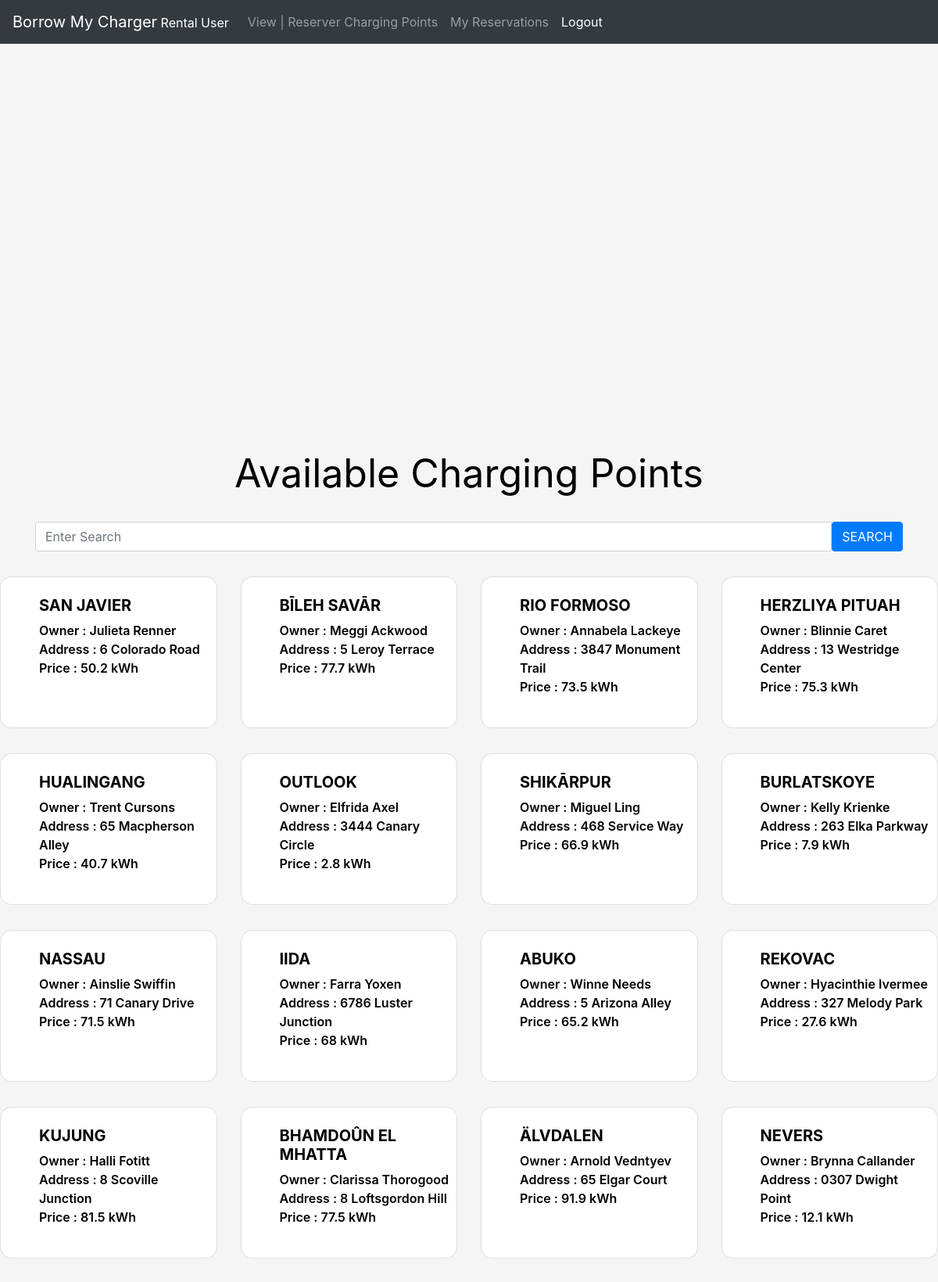
/BorrowMyCharger/view/select_charging_point.php (upper part), run on the app's committed database.
### tables this page shows
create table charging_point (
	id INT AUTO_INCREMENT primary key,
	lat VARCHAR(50),
	lng VARCHAR(50),
    address VARCHAR(50),
	price float,
	city VARCHAR(50),
    home_owner_id INT,
    
	CONSTRAINT fk_home_owner FOREIGN KEY(home_owner_id) references home_owner(HOid)
);

create table home_owner (
	HOid INT AUTO_INCREMENT primary key,
	HOUserName VARCHAR(50),
	HOFullName VARCHAR(100),
	HOPassword VARCHAR(50)
    
);

### BorrowMyCharger/model/chargingPoint.php (called while the page is built, shortened)
<?php
    function list_locations($search) {
        $conn = mysqli_connect('localhost','root','1234','borrowmycharger');
        if($search == 0){
            $query1 = "SELECT * FROM charging_point, home_owner WHERE charging_point.home_owner_id = home_owner.HOid ORDER BY id";
        }else{
            $query1 = "SELECT * FROM charging_point c, home_owner h WHERE c.home_owner_id = h.HOid AND c.address LIKE '%$search%' OR c.city LIKE '%$search%' GROUP BY id";
        }
        $ShowResult = mysqli_query($conn, $query1);
        if($ShowResult){
          return $ShowResult;
        }
    }
?>

### BorrowMyCharger/view/select_charging_point.php (the view, shortened to what this page needs)
<html>
<head>
  <?php require('../model/chargingPoint.php'); ?>
<body>
  <nav class="navbar navbar-expand-lg navbar-dark bg-dark">
    <a class="navbar-brand" href="">Borrow My Charger<Small> Rental User</Small></a>
    <div class="collapse navbar-collapse" id="navbarNavDropdown">
      <ul class="navbar-nav">
        <li class="nav-item">
          <a class="nav-link" href="select_charging_point.php?action2=list_charging_points">View | Reserver Charging Points</a>
        </li>
        <li class="nav-item">
          <a class="nav-link" href="my_reservations_rental_user.php">My Reservations</a>
        </li>
        <li class="nav-item active">
          <a class="nav-link" href="logout.php">Logout</a>
        </li>
      </ul>
    </div>
  </nav>
  <div class="container-fluid">
    <div id="map"></div>
  </div>
    <?php
    $search = 0;
    ?>
  <link rel="stylesheet" href="https://cdn.jsdelivr.net/npm/bootstrap@4.4.1/dist/css/bootstrap.min.css">
  <link rel="stylesheet" href="css/cardview.css">
  <div class="container">
    <div class="my-4 pt-5" style="color: black; text-align: center; font-size: 50px;">Available Charging Points</div>
    <form action="search_charging_point.php" method="post">
      <div class="input-group">
        <input type="text" name="searchText" class="form-control d-inline" id="searchText" placeholder="Enter Search">
        <button class="btn d-inline btn-primary text-uppercase fw-bold " type="submit">Search</button>
      </div>
    </form>
  </div>
  <?php
  $charging_points_result = list_locations($search);
  $charging_points = $charging_points_result->fetch_all(MYSQLI_ASSOC);
  $items_per_page = 100;
  function display_charging_points($charging_points, $page, $items_per_page)
  {
    $start = ($page - 1) * $items_per_page;
    $end = min($start + $items_per_page, count($charging_points));
    for ($i = $start; $i < $end; $i++) {
      $charging_point = $charging_points[$i];
  ?>
      <div class="col-3 my-3">
        <a href="book_charging_point.php?cid=<?= $charging_point['id'] ?>&amount=<?= $charging_point['price'] ?>" style="text-decoration: none; color: black;">
          <div class="card h-100 ">
            <div class="row">
              <div class="card_text pl-5 p-2">
                <h5 class="cardTitle"><?= $charging_point['city'] ?></h5>
                <div class="cardtextBold">
                  Owner : <div class="d-inline cardtextNormal">
                    <?= $charging_point['HOFullName'] ?>
                  </div>
                </div>
                <div class="cardtextBold">
                  Address : <div class="d-inline cardtextNormal">
                    <?= $charging_point['address'] ?>
                  </div>
                </div>
                <div class="cardtextBold">
                  Price : <div class="d-inline cardtextNormal">
                    <?= $charging_point['price'] ?> kWh
                  </div>
                </div>
              </div>
            </div>
          </div>
        </a>
      </div>
  <?php
    }
  }
  ?>
  <div class="row" id="charging_points_container">
    <?php display_charging_points($charging_points, 1, $items_per_page); ?>
  </div>
</body>
</html>

### BorrowMyCharger/view/css/cardview.css (style rules this page uses)
a { color: #000000; text-decoration: none; }
.card { display: grid; grid-gap: 10px; grid-template-columns: auto; grid-auto-rows: minmax(25px, auto); background-color: white; border-radius: 15px; padding: 1em; width: auto; height: auto; min-height: 100%; margin-bottom: 1em; }
.cardTitle { text-transform: uppercase; font-weight: 650; }
.cardtextBold { color: rgb(0, 0, 0); font-weight: 600; }
body { background: #F5F5F5; height: 100vh; min-height: 500px; }

### BorrowMyCharger/view/select_charging_point.php (style rules this page uses)
html, body { height: 100%; margin: 0; padding: 0; background-color: #F5F5F5; }
#map { height: 100%; }
#map { height: 50%; margin: 2em; }
html, body { height: 100%; margin: 0; padding: 0; }

### data on the page
charging_point: city "SAN JAVIER", home_owner.HOFullName "Julieta Renner", address "6 Colorado Road", price "50.2"
charging_point: city "BĪLEH SAVĀR", home_owner.HOFullName "Meggi Ackwood", address "5 Leroy Terrace", price "77.7"
charging_point: city "RIO FORMOSO", home_owner.HOFullName "Annabela Lackeye", address "3847 Monument Trail", price "73.5"
charging_point: city "HERZLIYA PITUAH", home_owner.HOFullName "Blinnie Caret", address "13 Westridge Center", price "75.3"
charging_point: city "HUALINGANG", home_owner.HOFullName "Trent Cursons", address "65 Macpherson Alley", price "40.7"
charging_point: city "OUTLOOK", home_owner.HOFullName "Elfrida Axel", address "3444 Canary Circle", price "2.8"
charging_point: city "SHIKĀRPUR", home_owner.HOFullName "Miguel Ling", address "468 Service Way", price "66.9"
charging_point: city "BURLATSKOYE", home_owner.HOFullName "Kelly Krienke", address "263 Elka Parkway", price "7.9"
charging_point: city "NASSAU", home_owner.HOFullName "Ainslie Swiffin", address "71 Canary Drive", price "71.5"
charging_point: city "IIDA", home_owner.HOFullName "Farra Yoxen", address "6786 Luster Junction", price "68"
charging_point: city "ABUKO", home_owner.HOFullName "Winne Needs", address "5 Arizona Alley", price "65.2"
charging_point: city "REKOVAC", home_owner.HOFullName "Hyacinthie Ivermee", address "327 Melody Park", price "27.6"
charging_point: city "KUJUNG", home_owner.HOFullName "Halli Fotitt", address "8 Scoville Junction", price "81.5"
charging_point: city "BHAMDOÛN EL MHATTA", home_owner.HOFullName "Clarissa Thorogood", address "8 Loftsgordon Hill", price "77.5"
charging_point: city "ÄLVDALEN", home_owner.HOFullName "Arnold Vedntyev", address "65 Elgar Court", price "91.9"
charging_point: city "NEVERS", home_owner.HOFullName "Brynna Callander", address "0307 Dwight Point", price "12.1"
